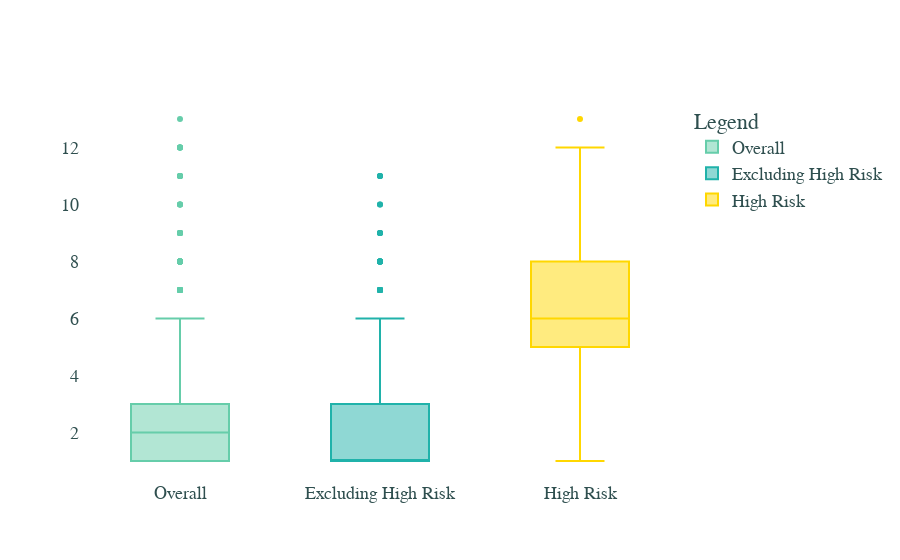

Here is the notebook cell this chart was saved with:
### Code cell
fig2 = go.Figure()
fig2.add_trace(go.Box(y=risky['counts'], name='Overall',
                marker_color = 'mediumaquamarine'))
fig2.add_trace(go.Box(y=risky[risky['Risk'] == 0]['counts'], name = 'Excluding High Risk',
                marker_color = 'lightseagreen'))
fig2.add_trace(go.Box(y=risky[risky['Risk'] == 1]['counts'], name = 'High Risk',
                marker_color = 'gold'))
fig2.update_layout(
    legend_title="Legend",
    font=dict(
        family="Barlow, monospace",
        size=18,
        color="darkslategray"
    )
)

fig2.update_layout(paper_bgcolor = "rgba(0,0,0,0)",
                  plot_bgcolor = "rgba(0,0,0,0)")

fig2.show()

### Figure 1 — Plotly figure (JSON) as saved in the notebook; plotly's stock layout.template omitted (floating-point values rounded to 4 significant figures; data arrays with more than 128 entries replaced by an {"elided": "..."} marker saying what was removed)
{"data": [{"marker": {"color": "mediumaquamarine"}, "name": "Overall", "type": "box", "y": {"elided": "1736 int values"}}, {"marker": {"color": "lightseagreen"}, "name": "Excluding High Risk", "type": "box", "y": {"elided": "1651 int values"}}, {"marker": {"color": "gold"}, "name": "High Risk", "type": "box", "y": [11, 9, 9, 8, 8, 8, 7, 6, 5, 5, 5, 5, 5, 4, 4, 4, 1, 9, 8, 7, 7, 7, 6, 6, 5, 5, 5, 4, 4, 4, 3, 2, 2, 1, 12, 10, 9, 8, 8, 8, 7, 6, 6, 6, 6, 5, 5, 4, 3, 2, 1, 13, 12, 12, 10, 8, 8, 8, 7, 6, 6, 6, 5, 5, 5, 5, 4, 4, 12, 12, 12, 11, 11, 9, 9, 8, 7, 7, 6, 6, 6, 5, 5, 2, 1]}], "layout": {"autosize": true, "font": {"color": "darkslategray", "family": "Barlow, monospace", "size": 18}, "legend": {"title": {"text": "Legend"}}, "paper_bgcolor": "rgba(0, 0, 0, 0)", "plot_bgcolor": "rgba(0, 0, 0, 0)", "xaxis": {"autorange": true, "range": [-0.5, 2.5], "type": "category"}, "yaxis": {"autorange": true, "range": [0.3333, 13.67], "type": "linear"}}}
